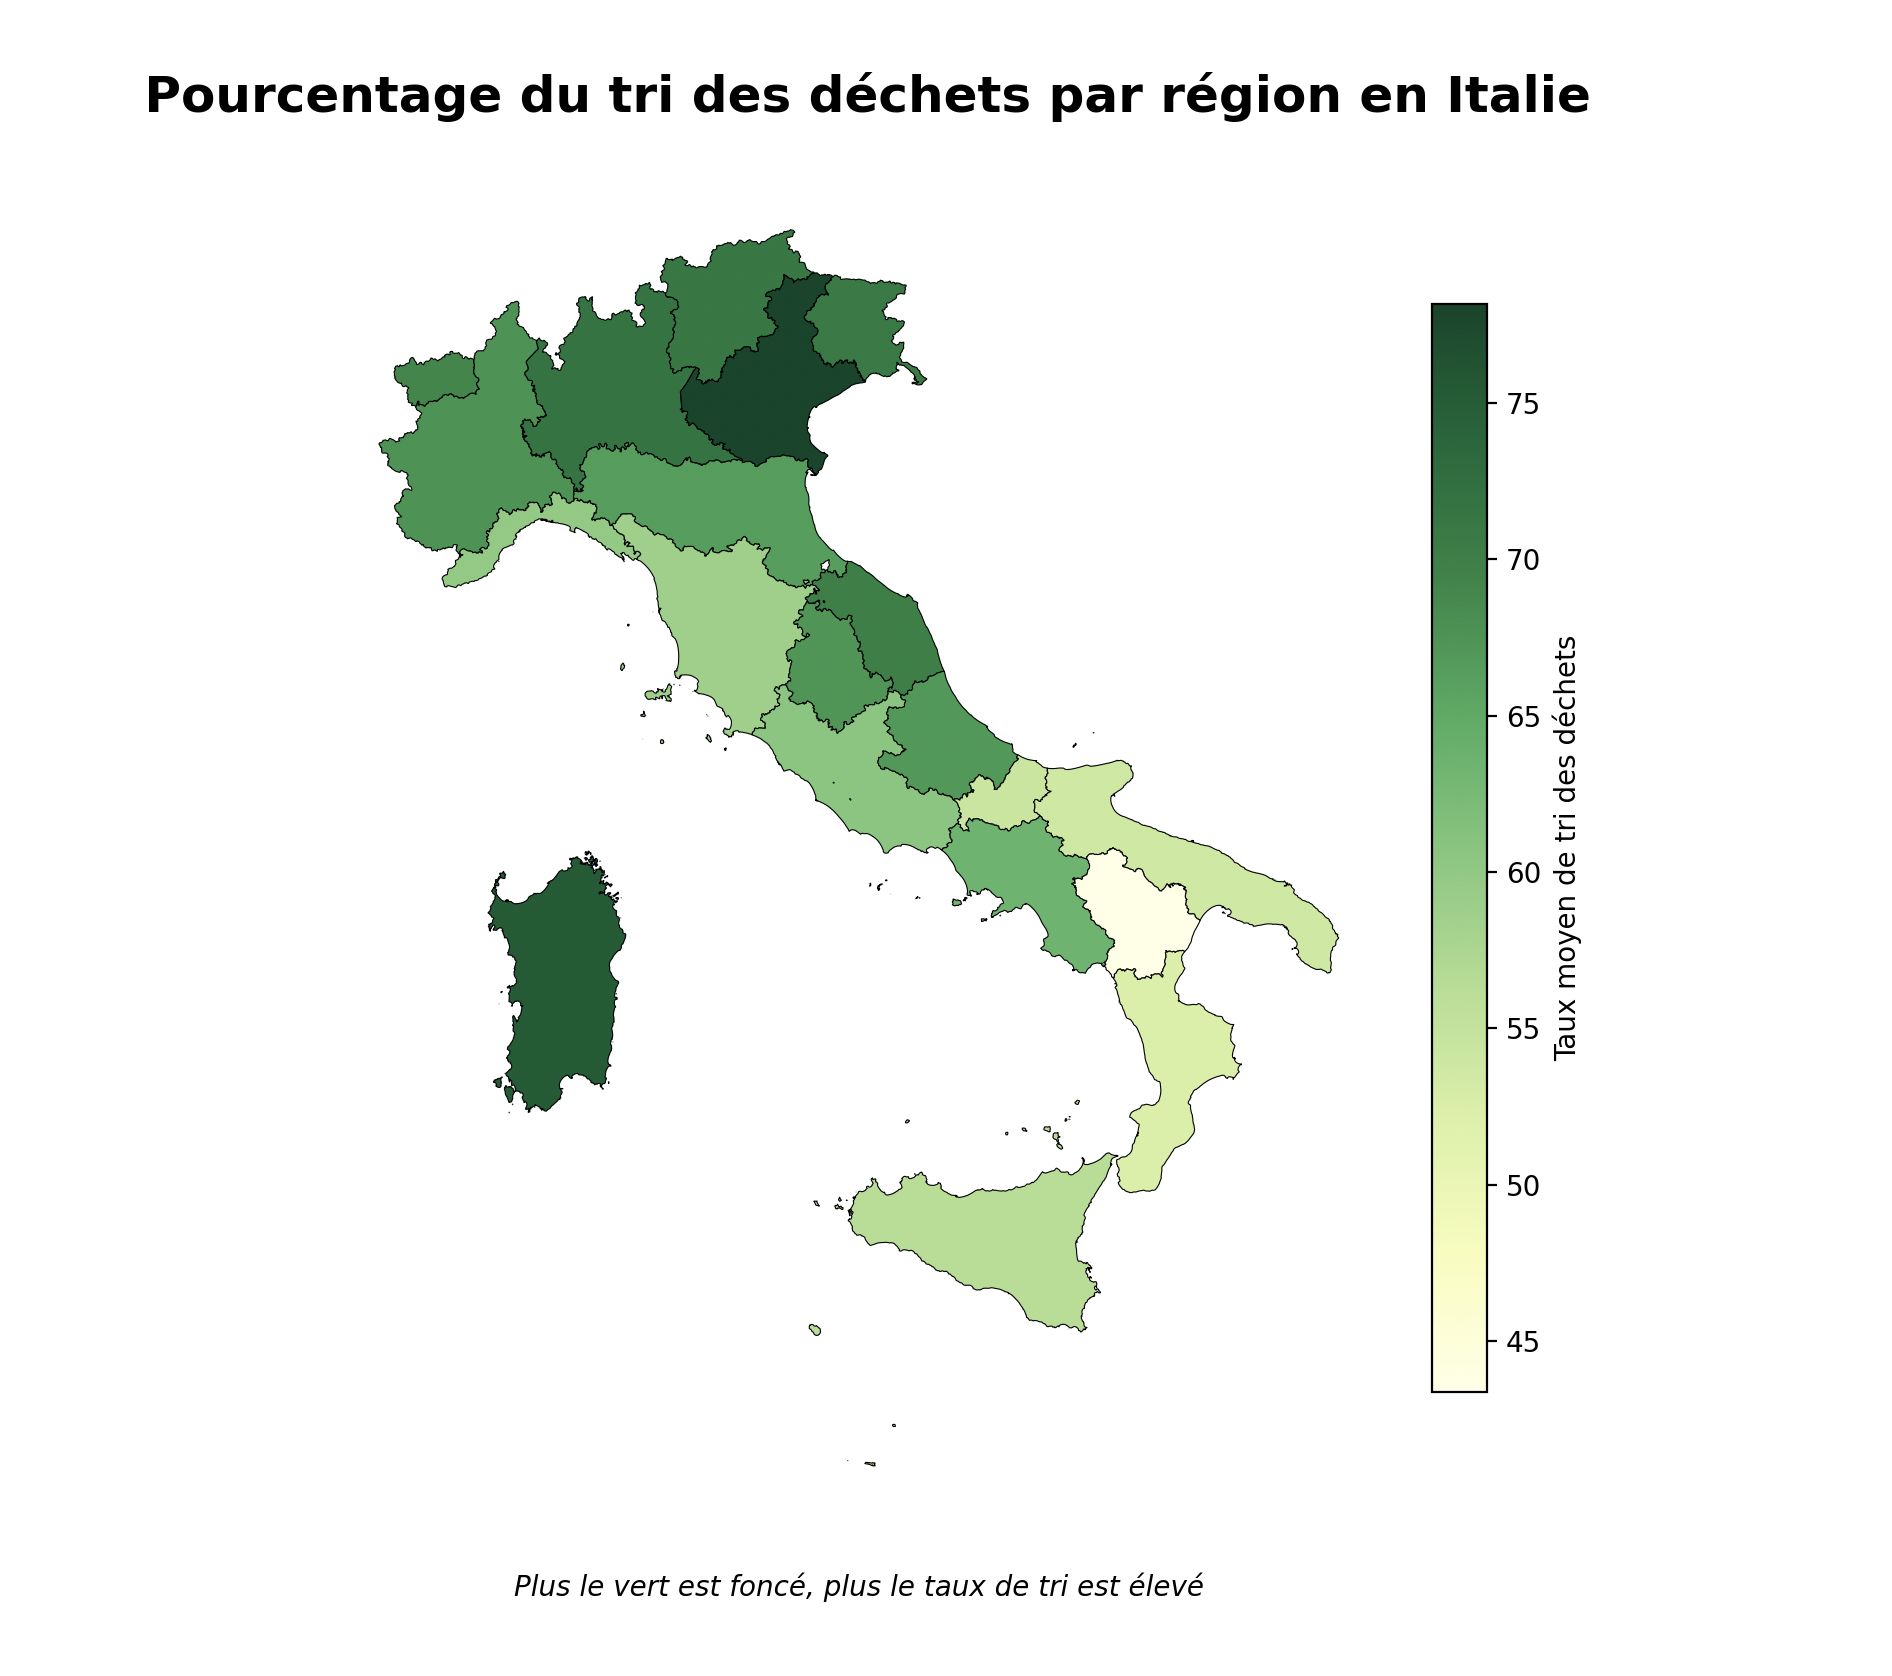

Write the Python code that produced this figure.
import geopandas as gpd
import pandas as pd
import matplotlib.pyplot as plt

# --- 1. CHARGEMENT DES FICHIERS ---
path_map = "../Limiti01012025_g/Reg01012025_g/Reg01012025_g_WGS84.shp"
italie_regions = gpd.read_file(path_map)
df_villes = pd.read_csv('data/public_data_waste_fee.csv') 

# --- 2. LE DICTIONNAIRE DE CORRESPONDANCE ---
# Note : L'ISTAT utilise des noms bilingues officiels (ex: "Valle d'Aosta/Vallée d'Aoste")
# J'ai ajouté les correspondances pour les régions bilingues et celles qui posaient problème.
mapping = {
    "Valle d'Aosta": "Valle_d'Aosta",
    "Trentino-Alto Adige": "Trentino_Alto_Adige",
    "Friuli-Venezia Giulia": "Friuli_Venezia_Giulia",
    "Emilia-Romagna": "Emilia_Romagna",
    "Piemonte": "piemonte"
}

# On inverse pour transformer le CSV vers le format ISTAT
inv_mapping = {v: k for k, v in mapping.items()}

# --- 3. TRAITEMENT DES DONNÉES ---
# Nettoyage des noms dans le CSV
df_villes['region_clean'] = df_villes['region'].replace(inv_mapping)

# Calcul de la moyenne du tri (colonne 'sor')
stats_regions = df_villes.groupby('region_clean')['sor'].mean().reset_index()

# --- 4. FUSION (MERGE) ---
carte_finale = italie_regions.merge(stats_regions, left_on='DEN_REG', right_on='region_clean', how='left')

# --- 5. VISUALISATION ---
fig, ax = plt.subplots(figsize=(12, 14))

# Création de la carte
# La légende est gérée ici. Plus c'est foncé (Green), plus la valeur de 'sor' est haute.
carte_finale.plot(
    column='sor', 
    ax=ax, 
    legend=True, 
    cmap='YlGn',            # Palette : Yellow (bas) -> Green (haut)
    edgecolor='black', 
    linewidth=0.4,
    missing_kwds={'color': 'lightgrey', 'label': 'Données manquantes'}, 
    legend_kwds={
        'label': "Taux moyen de tri des déchets", 
        'orientation': "vertical", 
        'shrink': 0.8,
        'pad': 0.02
    }
)

# --- 6. RÉGLAGES ESTHÉTIQUES ---
plt.title(" Pourcentage du tri des déchets par région en Italie", fontsize=18, fontweight='bold', pad=20)

# On ajoute un petit texte explicatif sur la carte
ax.text(0.5, -0.05, "Plus le vert est foncé, plus le taux de tri est élevé", 
        transform=ax.transAxes, ha="center", fontsize=10, style='italic')

ax.set_axis_off()

plt.show()
